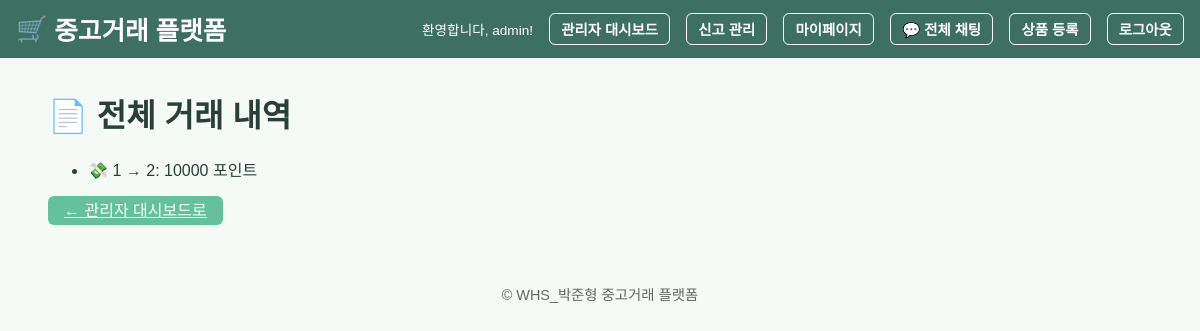
Before: /admin/transactions (signed in) with the older database file.
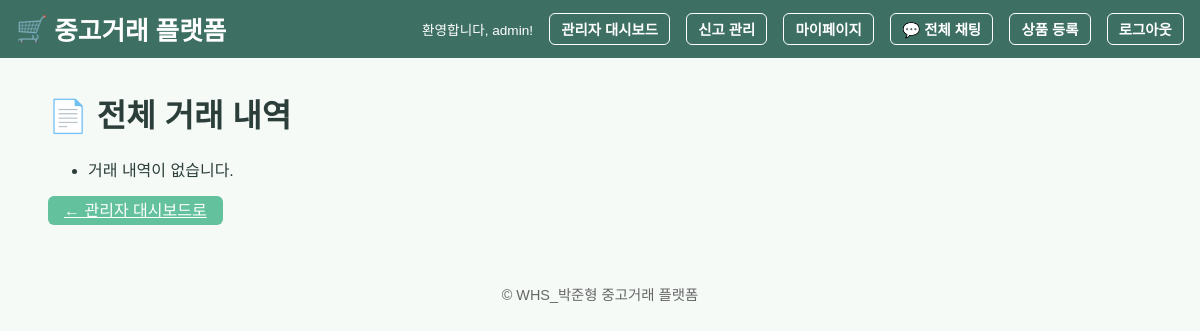
After: the same page with the newer database file.
### models.py (models this page shows)
class Transaction(db.Model):
    id = db.Column(db.Integer, primary_key=True)
    sender_id = db.Column(db.Integer, db.ForeignKey('user.id'))
    receiver_id = db.Column(db.Integer, db.ForeignKey('user.id'))
    amount = db.Column(db.Integer, nullable=False)

### app.py (the view)
@app.route('/admin/transactions')
@admin_required
def all_transactions():
    transactions = Transaction.query.order_by(Transaction.id.desc()).all()
    return render_template('admin_transactions.html', transactions=transactions)

### app.py (called while the page is built)
def admin_required(f):
    @wraps(f)
    def decorated_function(*args, **kwargs):
        if not session.get('is_admin'):
            flash("관리자 권한이 필요합니다.")
            return redirect(url_for('index'))
        return f(*args, **kwargs)
    return decorated_function

### templates/admin_transactions.html
{% extends 'base.html' %} {% block title %}전체 거래 내역{% endblock %} {% block
content %}
<div class="container">
  <h1>📄 전체 거래 내역</h1>
  <ul>
    {% for t in transactions %}
    <li>💸 {{ t.sender_id }} → {{ t.receiver_id }}: {{ t.amount }} 포인트</li>
    {% else %}
    <li>거래 내역이 없습니다.</li>
    {% endfor %}
  </ul>
  <a href="{{ url_for('admin_dashboard') }}" class="btn">← 관리자 대시보드로</a>
</div>
{% endblock %}

### templates/base.html (shortened to what this page needs)
<!DOCTYPE html>
<html lang="ko">
  <head>
    <link rel="stylesheet" href="https://cdn.simplecss.org/simple.min.css" />
    <link
      rel="stylesheet"
      href="{{ url_for('static', filename='style.css') }}"
    />
  </head>
  <body>
    <header class="main-header">
      <div class="logo">
        <span>🛒</span>
        <a href="{{ url_for('index') }}">중고거래 플랫폼</a>
      </div>
      <nav class="topnav">
        {% if session.username %}
        <span class="welcome">환영합니다, {{ session.username }}!</span>
        {% if session.is_admin %}
        <a href="{{ url_for('admin_dashboard') }}">관리자 대시보드</a>
        <a href="{{ url_for('manage_reports') }}">신고 관리</a>
        {% endif %}
        <a href="{{ url_for('mypage.mypage') }}">마이페이지</a>
        <a href="{{ url_for('global_chat') }}">💬 전체 채팅</a>
        <a href="{{ url_for('create_product') }}">상품 등록</a>
        <a href="{{ url_for('logout') }}">로그아웃</a>
        {% else %}
        <a href="{{ url_for('login') }}">로그인</a>
        <a href="{{ url_for('register') }}">회원가입</a>
        {% endif %}
      </nav>
    </header>
    <main class="container">{% block content %}{% endblock %}</main>
    <footer class="footer">
      <p>&copy; WHS_박준형 중고거래 플랫폼</p>
    </footer>
  </body>
</html>

### static/style.css (style rules this page uses)
:root { --primary-color: #63c19e; --accent-color: #4caf88; --background-color: #f5faf7; --header-color: #3d6f63; --text-color: #2b3e3a; }
body { background-color: var(--background-color); color: var(--text-color); font-family: 'Noto Sans KR', sans-serif; margin: 0; padding: 0; }
.main-header { display: flex; justify-content: space-between; align-items: center; padding: 0.3rem 1rem; height: 3rem; background-color: var(--header-color); color: white; }
.logo { display: flex; align-items: center; gap: 0.4rem; font-size: 1.6rem; font-weight: 800; }
.logo a { text-decoration: none; color: white; }
.topnav { display: flex; gap: 1rem; align-items: center; font-size: 0.9rem; }
.topnav a { color: white !important; font-weight: bold; padding: 0.3rem 0.7rem; border: 1px solid white; border-radius: 6px; text-decoration: none; background-color: transparent; }
.welcome { font-size: 0.85rem; color: white; font-weight: 500; }
button, .btn { background-color: var(--primary-color); color: white; border: none; padding: 0.4rem 1rem; border-radius: 6px; cursor: pointer; transition: background-color 0.2s; }
.container { margin: 2rem 1.5rem; }
.footer { text-align: center; padding: 1rem; font-size: 0.9rem; color: #666; }

Changed rows visible on the page:
removed Transaction: sender_id "1", receiver_id "2", amount "10000"
Other visible differences:
text now shown: "거래 내역이 없습니다."
